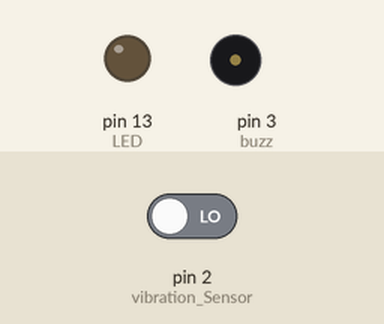
This sketch was run on a simulated Arduino Uno, built with avr-gcc and run on an emulated ATmega328P. On the bench: output pins drawn as LEDs (lit = HIGH), buzzer (waves = sounding, pin HIGH). Dashed ring = blinking. The test bench sets the inputs (shaded band); at power-on: pin 2 (vibration_Sensor) LOW. What the sketch prints to the serial monitor is not drawn.

Above: at 0.1 s.
At 1.7 s:
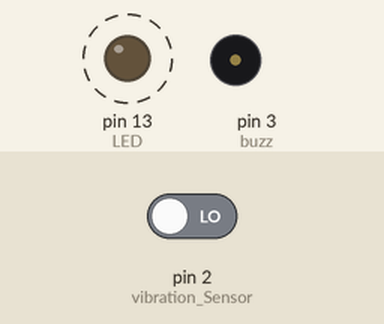
1.8 s: pin 2 (vibration_Sensor) driven HIGH
Timing chart, 0 to 12.1 s (numbered marks = the images above; inputs shaded):
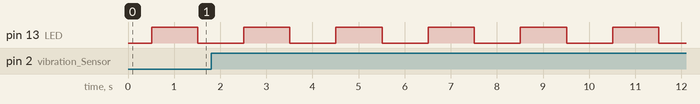

Measured:
- by itself, pin 13 (LED): alternates HIGH for 1.0 s and LOW for 1.0 s

The sketch:

capteur_de_mouvementfer_a_repasser_v2.ino
```cpp
/*//==============================================================================//
  Anti oubli pour fer a repasser
  DE ANDY Thierry
  basé sur:
 * Vibration Sensor interfacing with Arduino

 * Date: - 15-04-2019

 * Author:- Sourav Gupta

 * For:- circuitdigest.com

 */ //=============================================================================//

#include <Arduino.h>

#include <stdio.h>
#include <avr/io.h>
#include <avr/interrupt.h>


#define ON 1

#define OFF 0

#define LONGUEUR_TEMPO 180000UL //Longueur de la tempo en millisecondes
#define LONGUEUR_PREAVIS 175000UL //Longueur du preavis d'extinction la tempo en millisecondes
#define FREQUENCE_BUZZER 1000 //Longueur de la tempo en millisecondes
#define LONGUEUR_BUZZ_CONTINU 182000UL //Longueur du preavis d'extinction la tempo en millisecondes

/*

 * Pin Description

 */
float longtemp=(float)LONGUEUR_TEMPO;
unsigned long longbuzzconti=LONGUEUR_BUZZ_CONTINU;
unsigned long longpreav=LONGUEUR_PREAVIS;
unsigned long tempo=0;
int vibration_Sensor = 2;//pin D2 c'est 5
int buzz = 3;//pin D3 c'est 6
int LED = 13;
int LED_pin=13;
float reload = 0xF424;
volatile int count;

static bool preavfuse=LOW;
static boolean output = HIGH;
/*

 * Programme flow Description

 */


/*

 * Pin mode setup

 */

void setup() {
Serial.begin(115200);
pinMode(vibration_Sensor, INPUT);
Serial.println("Programme de rappel d'oubli d'extinction de fer à repasser");
Serial.println("*****************ANDY Thierry*****************************");
Serial.println("*********************2022*********************************");
delay(500);

pinMode(LED, OUTPUT);
pinMode(buzz, OUTPUT);
tempo=millis();
attachInterrupt(digitalPinToInterrupt(vibration_Sensor), change, CHANGE);


 //Timer register setup
cli();
TCCR1A = 0;
TCCR1B = 0;
OCR1A = (int)reload;
TCCR1B = (1<<WGM12) | (1<<CS12);
TIMSK1 = (1<<OCIE1A);
sei();
Serial.println("TIMER1 Setup Finished.");
}
/*

 * Led blink

 */

void led_blink(void);


void change(){
tempo=millis();
Serial.print("interruption\n");
longtemp=(float)LONGUEUR_TEMPO;
longbuzzconti=LONGUEUR_BUZZ_CONTINU;
longpreav=LONGUEUR_PREAVIS;
digitalWrite(buzz, LOW);
}
void preavis(){

  //reload=((100+LONGUEUR_TEMPO-(millis()-tempo))/10000)*0xF424;
    reload=(1-((millis()-tempo)/longtemp))*0xF424;
    reload+=3000;
 Serial.println(reload);
}

void loop() {

Serial.println(longpreav-(millis()-tempo));
Serial.print('\n');

if (millis()-tempo>longpreav&&millis()-tempo<longtemp){

  Serial.print("Préavis d'extinction dépassé::");
  Serial.println((millis()-tempo));
  preavfuse=HIGH;
  preavis();

}else if(millis()-tempo<longpreav)
{

  preavfuse=LOW;

}


if ((millis()-tempo>longtemp)&&(millis()-tempo<longbuzzconti)){

  Serial.print("Temps Ecoulé\n");
  Serial.println((millis()-tempo));
  //reload = 0UL;
  //tempo=millis();
  preavfuse=LOW;
   digitalWrite(buzz, HIGH);
}
if (millis()-tempo>longbuzzconti){
  preavfuse=LOW;
  Serial.print("Fin du buzz continu\n");
  Serial.println((millis()-tempo));
  digitalWrite(buzz, LOW);
   reload = 0xF424;
   longtemp=longtemp+(float)LONGUEUR_TEMPO;
   longbuzzconti=longbuzzconti+LONGUEUR_BUZZ_CONTINU;
   longpreav=longtemp;

}
}


void led_blink() {

}


ISR(TIMER1_COMPA_vect)
{
count++;
flash();
}


void flash()
{


digitalWrite(LED_pin, output);
if(preavfuse==HIGH){
digitalWrite(buzz, output);
}else{
  //digitalWrite(buzz, LOW);
}

output = !output;
OCR1A=(int)reload;

}
```
